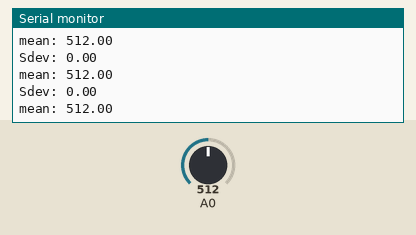
Simulated run of this sketch. Board: Arduino Uno, built with avr-gcc and run on an emulated ATmega328P. On the bench: the last lines printed to the serial monitor. The inputs (shaded band) are chosen by the test bench; at power-on: A0 = 512.

Above: at 1.2 s.
1.3 s: A0 set to 716
At 1.36 s:
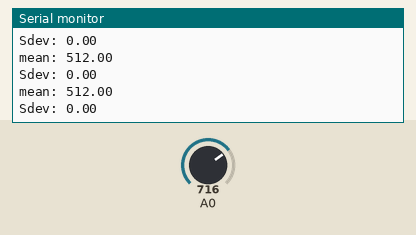
2.8 s: A0 set to 900
At 2.86 s:
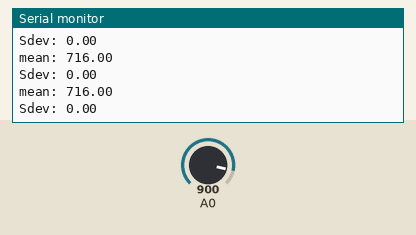
Timing chart, 0 to 5.8 s (numbered marks = the images above; inputs shaded):
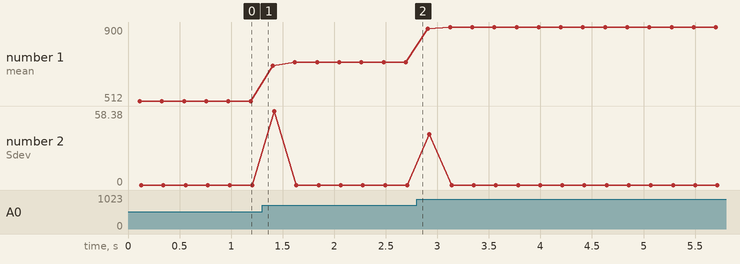

The sketch:

StDev.ino
```cpp
void setup() {
  Serial.begin(9600);

}

void loop() {
  float sum = 0;
  float sumSqares = 0;
    for (int i = 0; i < 100; i++){
      float x = analogRead(A0);
      sum += x;
      sumSqares += x * x;
      delay(1);
    }
    float mean = sum / 100;
    float var = abs((sumSqares / 100) - (mean * mean));
    float dev = sqrt(var);
    Serial.print("mean: ");
    Serial.println(mean);
    Serial.print("Sdev: ");
    Serial.println(dev);
    delay(100);
}
```

Measured:
- plotted number 1: 512 → 716 after the input at 1.3 s, 716 → 900 after the input at 2.8 s
